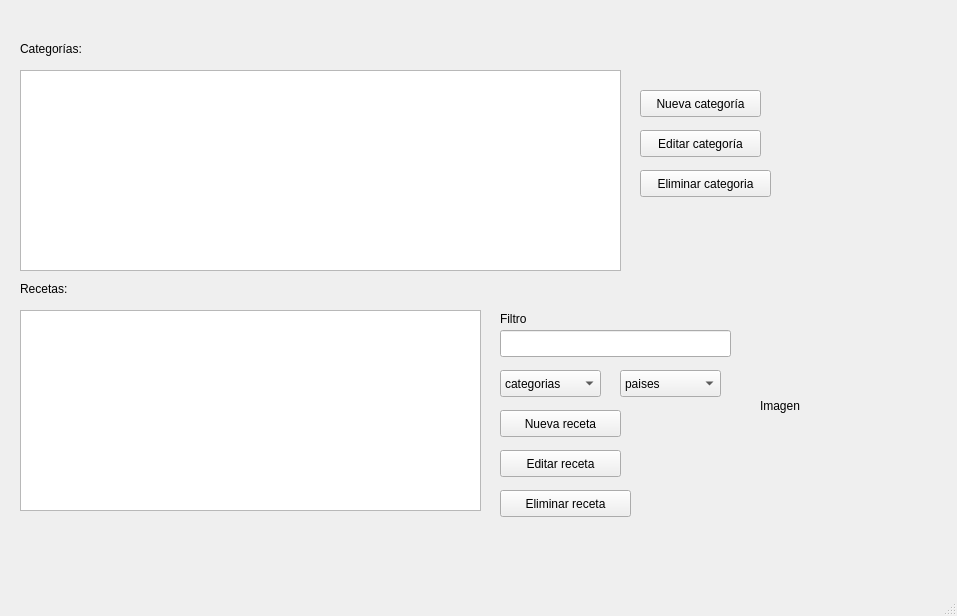
<?xml version="1.0" encoding="UTF-8"?>
<ui version="4.0">
 <class>MainWindow</class>
 <widget class="QMainWindow" name="MainWindow">
  <property name="geometry">
   <rect>
    <x>0</x>
    <y>0</y>
    <width>957</width>
    <height>616</height>
   </rect>
  </property>
  <property name="windowTitle">
   <string>Administrador de recetas</string>
  </property>
  <widget class="QWidget" name="centralwidget">
   <widget class="QTableView" name="tableView">
    <property name="geometry">
     <rect>
      <x>20</x>
      <y>70</y>
      <width>601</width>
      <height>201</height>
     </rect>
    </property>
   </widget>
   <widget class="QTableView" name="tableView_2">
    <property name="geometry">
     <rect>
      <x>20</x>
      <y>310</y>
      <width>461</width>
      <height>201</height>
     </rect>
    </property>
   </widget>
   <widget class="QLabel" name="label">
    <property name="geometry">
     <rect>
      <x>20</x>
      <y>40</y>
      <width>81</width>
      <height>17</height>
     </rect>
    </property>
    <property name="text">
     <string>Categorías:</string>
    </property>
   </widget>
   <widget class="QLabel" name="label_2">
    <property name="geometry">
     <rect>
      <x>20</x>
      <y>280</y>
      <width>66</width>
      <height>17</height>
     </rect>
    </property>
    <property name="text">
     <string>Recetas:</string>
    </property>
   </widget>
   <widget class="QPushButton" name="nueva_categoria">
    <property name="geometry">
     <rect>
      <x>640</x>
      <y>90</y>
      <width>121</width>
      <height>27</height>
     </rect>
    </property>
    <property name="text">
     <string>Nueva categoría</string>
    </property>
   </widget>
   <widget class="QPushButton" name="editar_categoria">
    <property name="geometry">
     <rect>
      <x>640</x>
      <y>130</y>
      <width>121</width>
      <height>27</height>
     </rect>
    </property>
    <property name="text">
     <string>Editar categoría</string>
    </property>
   </widget>
   <widget class="QPushButton" name="eliminar_categoria">
    <property name="geometry">
     <rect>
      <x>640</x>
      <y>170</y>
      <width>131</width>
      <height>27</height>
     </rect>
    </property>
    <property name="text">
     <string>Eliminar categoria</string>
    </property>
   </widget>
   <widget class="QLabel" name="label_3">
    <property name="geometry">
     <rect>
      <x>500</x>
      <y>310</y>
      <width>101</width>
      <height>17</height>
     </rect>
    </property>
    <property name="text">
     <string>Filtro</string>
    </property>
   </widget>
   <widget class="QPushButton" name="nueva_receta">
    <property name="geometry">
     <rect>
      <x>500</x>
      <y>410</y>
      <width>121</width>
      <height>27</height>
     </rect>
    </property>
    <property name="text">
     <string>Nueva receta</string>
    </property>
   </widget>
   <widget class="QPushButton" name="editar_receta">
    <property name="geometry">
     <rect>
      <x>500</x>
      <y>450</y>
      <width>121</width>
      <height>27</height>
     </rect>
    </property>
    <property name="text">
     <string>Editar receta</string>
    </property>
   </widget>
   <widget class="QPushButton" name="eliminar_receta">
    <property name="geometry">
     <rect>
      <x>500</x>
      <y>490</y>
      <width>131</width>
      <height>27</height>
     </rect>
    </property>
    <property name="text">
     <string>Eliminar receta</string>
    </property>
   </widget>
   <widget class="QLabel" name="imagen">
    <property name="geometry">
     <rect>
      <x>760</x>
      <y>310</y>
      <width>171</width>
      <height>191</height>
     </rect>
    </property>
    <property name="text">
     <string>Imagen</string>
    </property>
   </widget>
   <widget class="QLineEdit" name="lineEdit">
    <property name="geometry">
     <rect>
      <x>500</x>
      <y>330</y>
      <width>231</width>
      <height>27</height>
     </rect>
    </property>
   </widget>
   <widget class="QComboBox" name="comboBox">
    <property name="geometry">
     <rect>
      <x>500</x>
      <y>370</y>
      <width>101</width>
      <height>27</height>
     </rect>
    </property>
    <item>
     <property name="text">
      <string>categorias</string>
     </property>
    </item>
   </widget>
   <widget class="QComboBox" name="comboBox_2">
    <property name="geometry">
     <rect>
      <x>620</x>
      <y>370</y>
      <width>101</width>
      <height>27</height>
     </rect>
    </property>
    <item>
     <property name="text">
      <string>paises</string>
     </property>
    </item>
   </widget>
  </widget>
  <widget class="QMenuBar" name="menubar">
   <property name="geometry">
    <rect>
     <x>0</x>
     <y>0</y>
     <width>957</width>
     <height>25</height>
    </rect>
   </property>
  </widget>
  <widget class="QStatusBar" name="statusbar"/>
 </widget>
 <resources/>
 <connections/>
</ui>
